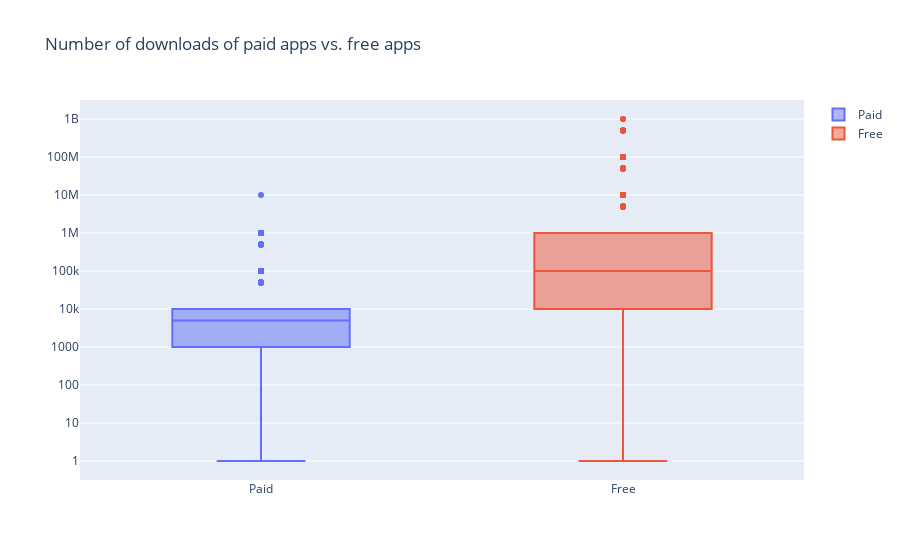

Notebook code cell kept with this figure:
### Markdown cell above
## 8. Popularity of paid apps vs free apps
<p>For apps in the Play Store today, there are five types of pricing strategies: free, freemium, paid, paymium, and subscription. Let's focus on free and paid apps only. Some characteristics of free apps are:</p>
<ul>
<li>Free to download.</li>
<li>Main source of income often comes from advertisements.</li>
<li>Often created by companies that have other products and the app serves as an extension of those products.</li>
<li>Can serve as a tool for customer retention, communication, and customer service.</li>
</ul>
<p>Some characteristics of paid apps are:</p>
<ul>
<li>Users are asked to pay once for the app to download and use it.</li>
<li>The user can't really get a feel for the app before buying it.</li>
</ul>
<p>Are paid apps installed as much as free apps? It turns out that paid apps have a relatively lower number of installs than free apps, though the difference is not as stark as I would have expected!</p>

### Code cell
trace0 = go.Box(
    # Data for paid apps
    y=apps[apps['Type'] == 'Paid']['Installs'],
    name = 'Paid'
)

trace1 = go.Box(
    # Data for free apps
    y=apps[apps['Type'] == 'Free']['Installs'],
    name = 'Free'
)

layout = go.Layout(
    title = "Number of downloads of paid apps vs. free apps",
    yaxis = dict(
        type = 'log',
        autorange = True
    )
)

# Add trace0 and trace1 to a list for plotting
data = [trace0,trace1]
plotly.offline.iplot({'data': data, 'layout': layout})

### Figure 1 — Plotly figure (JSON) as saved in the notebook; plotly's stock layout.template omitted (floating-point values rounded to 4 significant figures; data arrays with more than 128 entries replaced by an {"elided": "..."} marker saying what was removed)
{"data": [{"name": "Paid", "type": "box", "y": {"elided": "539 int values"}}, {"name": "Free", "type": "box", "y": {"elided": "6482 int values"}}], "layout": {"title": {"text": "Number of downloads of paid apps vs. free apps"}, "yaxis": {"autorange": true, "type": "log"}}}
